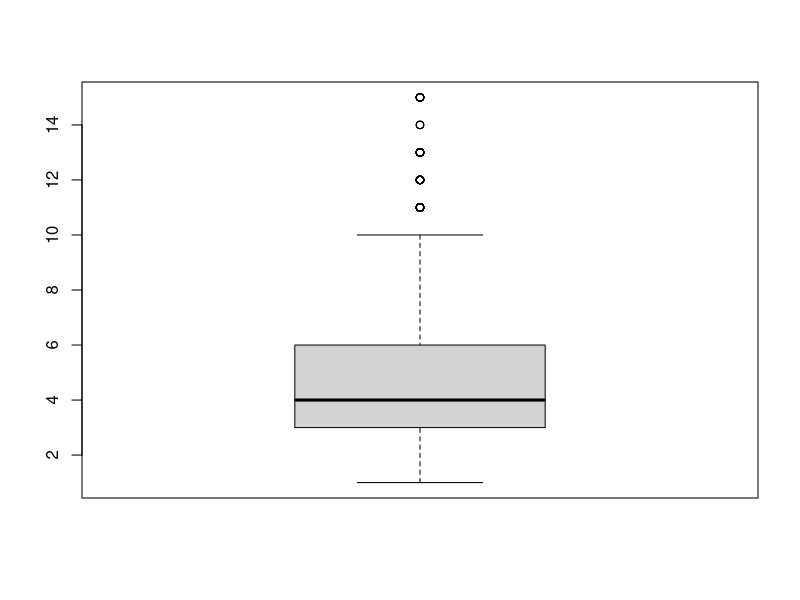
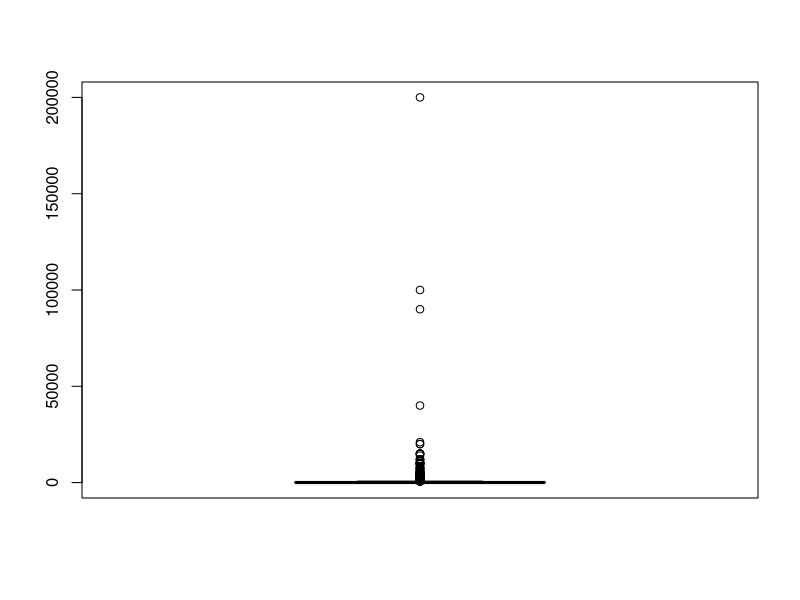
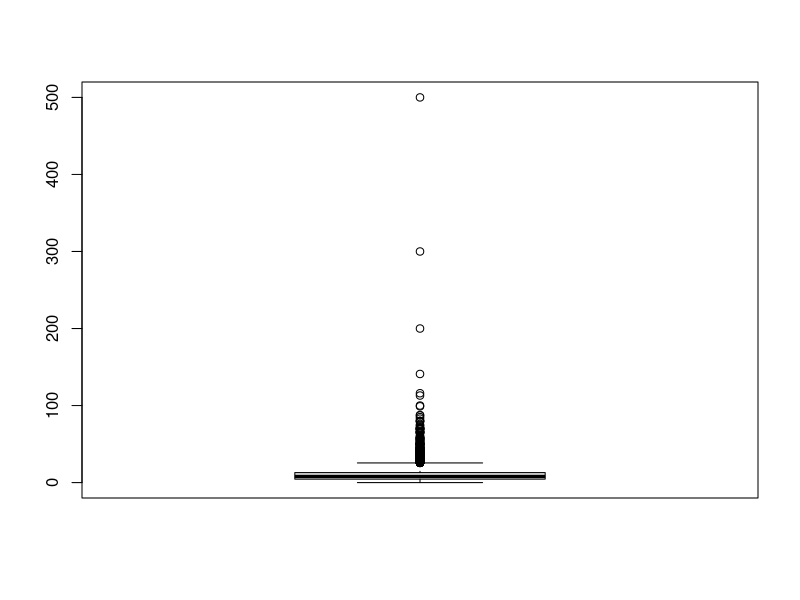
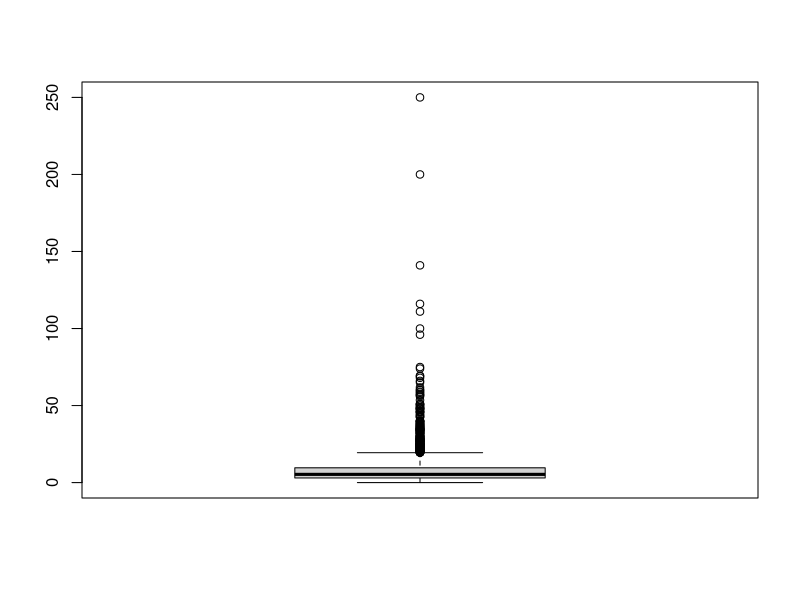
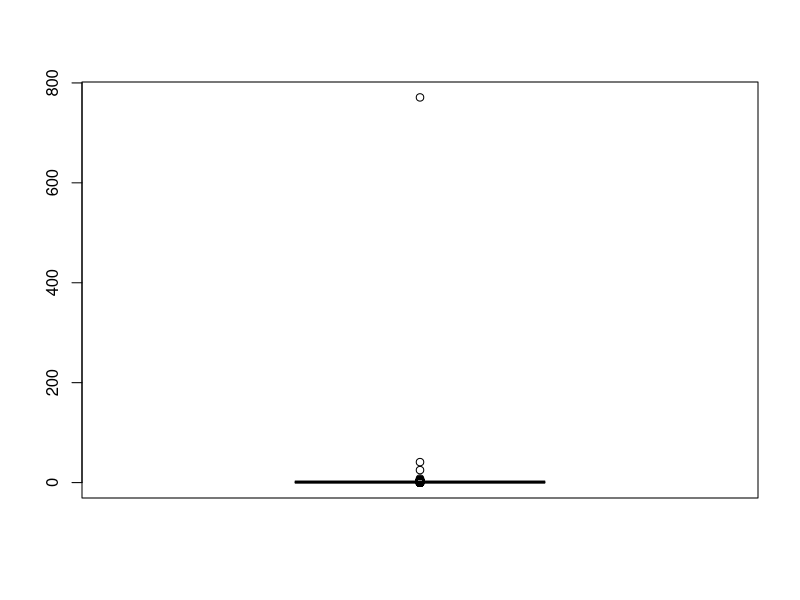
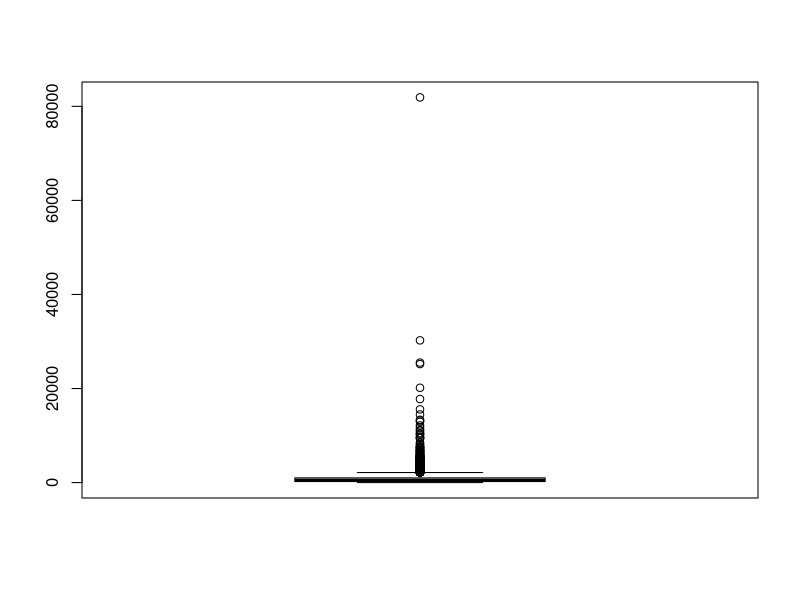
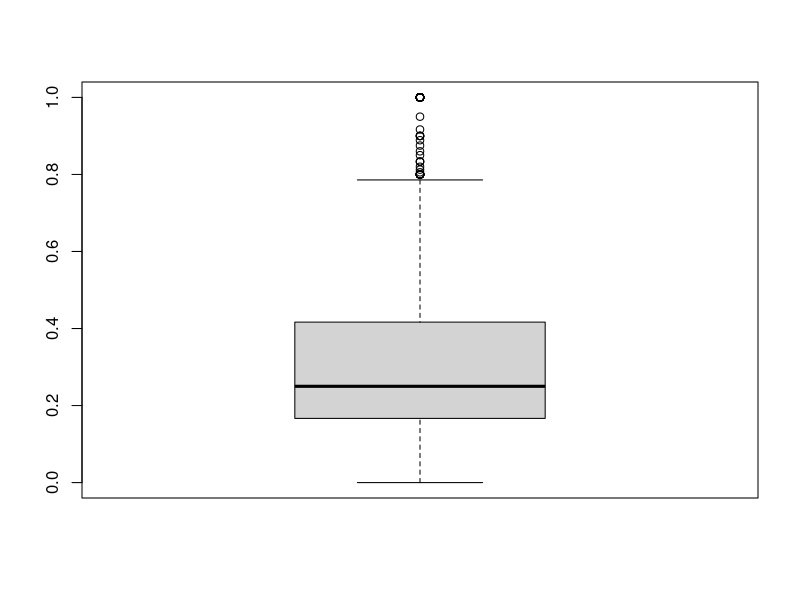
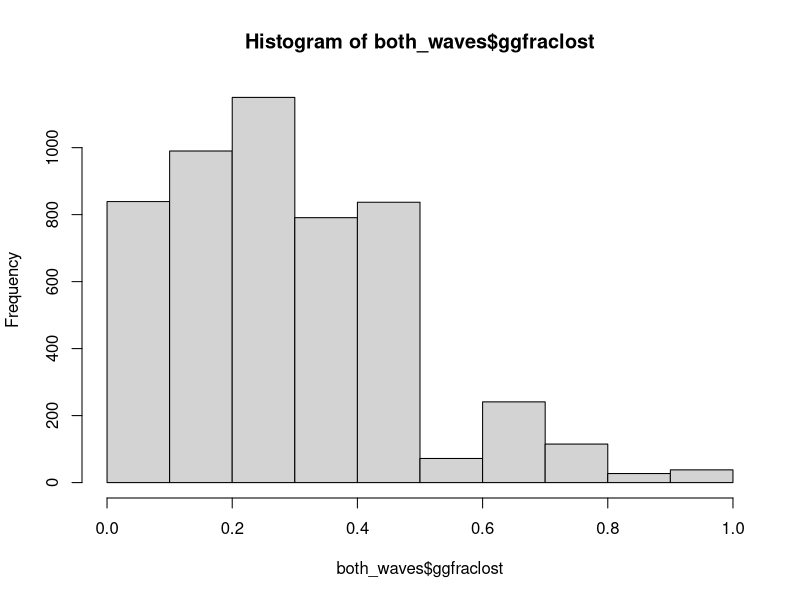

R code for these plots, in order: (Note: this script raises an error after producing the figures.)
## ---- chunk 1
knitr::opts_chunk$set(echo = TRUE)
library(tidyverse)
library(knitr)
library(formattable)
both_waves <- read_csv("farmerData_bothWaves.csv")
## ---- chunk 2
both_waves %>% 
  summarise()

boxplot(both_waves$gghhsize)

#need to remove outliers on this
boxplot(both_waves$ggsavings)

#need to remove outliers on this
boxplot(both_waves$ggfsizeacres)

#need to remove outliers on this
boxplot(both_waves$ggfsizecocoaacres)

#remove 1 outlier
boxplot(both_waves$ggbuyers)

#need to remove outliers on this
boxplot(both_waves$ggharvestcocoaKG)

#interesting data point!
#need to look into exactly how this is calculated
boxplot(both_waves$ggfraclost)
hist(both_waves$ggfraclost)

#SUPER INTERESTING
boxplot(both_waves$ggschoolinghhhead)

#count genders
#gggenderhhhead.1 gives same result
#1 is male, 0 is female
sum(both_waves$gggenderhhhead, na.rm = TRUE) 
#answer is 4332, which is 81% of the survey

#huge outliers in here. someone cannot be 200 years old...
boxplot(both_waves$ggmeanage)

#huge outlier
boxplot(both_waves$ggyieldall_cocarea)

#this would be interesting viewed as a density plot (it gets harder close to 1)
boxplot(both_waves$ggfractionsold)

#outliers
boxplot(both_waves$ggincomecocoa)

#number of household heads who ever schooled
#1 is yes, 0 is no #STILL NEED TO CONFIRM THIS WITH BECCA
sum(both_waves$ggeverschoolhhhead, na.rm = TRUE) 
#answer is 4013, which is 75% of the survey

#########why is this not working?####
both_waves$ggyieldall_cocarea <- as.numeric(both_waves$ggyieldall_cocarea)
both_waves %>% 
median(ggyieldall_cocarea, ra.rm = TRUE)

#histogram of price


#does 1 mean yes or no?
boxplot(both_waves$gghhhwives)
          
## ---- chunk 3
###this creates three new summary dataframes
###I output these tables in kable in shiny app
###NOTE TO SELF: need to group by wave (2008 or 2014)
###Each table formatted into percentage

#percentage with access to physical resources 
#COULD ADDITIONALLY GROUP BY GENDER AND REGION
phys_resources <- 
  both_waves %>% 
    select(ggcar, ggchainsaw, ggmistblower, ggelectric, surveyWave) %>% 
    summarise(per_car = 
                      percent(sum(both_waves$ggcar, na.rm = TRUE)
                      /(5371-sum(is.na(both_waves$ggcar))), digits = 0),
              per_chainsaw = 
                      percent(sum(both_waves$ggchainsaw, na.rm = TRUE)
                      /(5371-sum(is.na(both_waves$ggchainsaw))), digits = 0),
              per_mistblower = 
                      percent(sum(both_waves$ggmistblower, na.rm = TRUE)
                      /(5371-sum(is.na(both_waves$ggmistblower))), digits = 0),
              per_electric = 
                      percent(sum(both_waves$ggelectric, na.rm = TRUE)
                      /(5371-sum(is.na(both_waves$ggelectric))), digits = 0)
  )

write_rds(phys_resources, "phys_resources.rds")

#percentage with access to educational/training resources
#COULD ADDITIONALLY GROUP BY GENDER AND REGION
ed_resources <- 
  both_waves %>% 
    select(ggtraining, ggliterate, ggeverschoolhhhead, surveyWave) %>% 
    summarise(per_training = 
                      percent(sum(both_waves$ggtraining, na.rm = TRUE)
                      /(5371-sum(is.na(both_waves$ggtraining))), digits = 0),
              per_literate = 
                      percent(sum(both_waves$ggliterate, na.rm = TRUE)
                      /(5371-sum(is.na(both_waves$ggliterate))), digits = 0),
              per_everschoolhhhead = 
                      percent(sum(both_waves$ggeverschoolhhhead, na.rm = TRUE)
                      /(5371-sum(is.na(both_waves$ggeverschoolhhhead))), digits = 0)
  )

write_rds(ed_resources, "ed_resources.rds")

#percentage with access to financial/organizational resources
#COULD ADDITIONALLY GROUP BY GENDER AND REGION
fin_resources <- 
  both_waves %>% 
    select(ggreceivedloan, ggorggroup, ggbank) %>% 
    summarise(per_receivedloan = 
                      percent(sum(both_waves$ggreceivedloan, na.rm = TRUE)
                      /(5371-sum(is.na(both_waves$ggreceivedloan))), digits = 0),
              per_orggroup = 
                      percent(sum(both_waves$ggorggroup, na.rm = TRUE)
                      /(5371-sum(is.na(both_waves$ggorggroup))), digits = 0),
              per_bank = 
                      percent(sum(both_waves$ggbank, na.rm = TRUE)
                      /(5371-sum(is.na(both_waves$ggbank))), digits = 0)
)

#migrant status/ ggborninvillage
#something about health (healthcare and malaria)

write_rds(fin_resources, "fin_resources.rds")

#percentage with access to chemical inputs 
#COULD ADDITIONALLY GROUP BY GENDER AND REGION
chem_resources <-
  both_waves %>% 
    select(ggdumfert, gginsect, ggherb, ggfungi) %>% 
    summarise(per_dumfert = 
                      percent(sum(both_waves$ggdumfert, na.rm = TRUE)
                      /(5371-sum(is.na(both_waves$ggdumfert))), digits = 0),
              per_insect = 
                      percent(sum(both_waves$gginsect, na.rm = TRUE)
                      /(5371-sum(is.na(both_waves$gginsect))), digits = 0),
              per_fungi = 
                      percent(sum(both_waves$ggfungi, na.rm = TRUE)
                      /(5371-sum(is.na(both_waves$ggfungi))), digits = 0)
)

write_rds(chem_resources, "chem_resources.rds")

## ---- chunk 4
#setequal to find if .1 variables are different.
setequal(both_waves$gginvestment, both_waves$gginvestment.1)
setequal(both_waves$ggtraining, both_waves$ggtraining.1)
setequal(both_waves$ggorggroup, both_waves$ggorggroup.1)

#they are all identicle. NOTE TO SELF: need to remove in an ealier cleaning

## ---- chunk 5
#child labor 

#internal

#external

## ---- chunk 6

lm()
